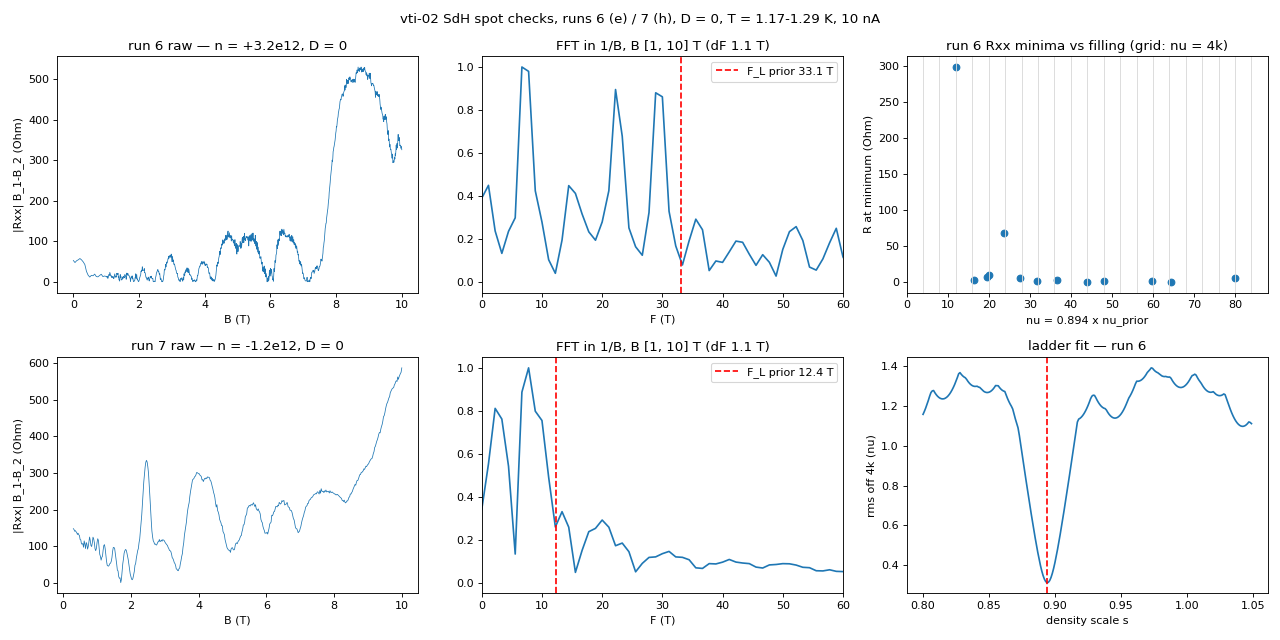

The script that drew this image:
"""Runs 6-7 — sdh-spot-check at D = 0 (run-5 cal): raw Rxx(B) first, then FFT in 1/B and the Rxx-minima filling ladder."""
from scipy.signal import find_peaks
from scipy.ndimage import gaussian_filter1d
from hera.analysis import resolve_channels, sdh_onset

spots = [(6, +3.2), (7, -1.2)]          # (run, n in 1e12 cm^-2 on the geometry-prior scale)
fig, ax = plt.subplots(2, 3, figsize=(16, 8))
ladder = {}
for k, (rid, n12) in enumerate(spots):
    r = run(rid); ch = {c.cid: c for c in resolve_channels(r.meta)}
    B = r.col("magnet_field"); I = r.col("sr0_X") / ch["sr0"].gain
    R = np.abs((r.col("sr1_X") / ch["sr1"].gain) / I); o = np.argsort(B); B, R = B[o], R[o]
    FL = float(luttinger_frequency(abs(n12) * 1e16))
    print(f"run {rid}: n = {n12:+.1f}e12 (prior scale), F_L(prior) = {FL:.1f} T; R {R.min():.1f}-{R.max():.1f} Ohm; "
          f"I {I.min()*1e9:.2f}-{I.max()*1e9:.2f} nA; |I_tg|max {np.abs(r.col('k_2400_tg_curr')).max()*1e12:.0f} pA, "
          f"|I_bg|max {np.abs(r.col('k_2400_bg_curr')).max()*1e12:.0f} pA; T {r.col('T_sample').min():.3f}-{r.col('T_sample').max():.3f} K")
    ax[k, 0].plot(B, R, lw=0.7); ax[k, 0].set_xlabel("B (T)"); ax[k, 0].set_ylabel("|Rxx| B_1-B_2 (Ohm)")
    ax[k, 0].set_title(f"run {rid} raw — n = {n12:+.1f}e12, D = 0")
    on = sdh_onset(R, B, r_full_scale=50e-6 / 10e-9); print(on.summary())
    f, sp = sdh_fft(R[:, None], B, b_range=(1.0, 10.0), nfft=4096, bg_degree=5); sp = sp[0]
    ax[k, 1].plot(f, sp / sp[f > 2].max()); ax[k, 1].axvline(FL, color="r", ls="--", label=f"F_L prior {FL:.1f} T")
    ax[k, 1].set_xlim(0, 60); ax[k, 1].set_xlabel("F (T)"); ax[k, 1].set_title(f"FFT in 1/B, B [1, 10] T (dF 1.1 T)"); ax[k, 1].legend()
    pk, _ = find_peaks(-gaussian_filter1d(R, 2), prominence=8, distance=5); pk = pk[B[pk] > 0.8]
    nuB = abs(n12) * 1e16 * cst.h / cst.e
    ladder[rid] = (B[pk], nuB / B[pk], R[pk])
# filling ladder of run-6 minima: find the density-scale s that puts nu = s * nu_prior on multiples of 4
Bm, nup, Rm = ladder[6]
ss = np.arange(0.80, 1.05, 0.001); cost = [np.sqrt(np.mean((s * nup / 4 - np.round(s * nup / 4)) ** 2)) for s in ss]
s_best = ss[int(np.argmin(cost))]; nu_true = s_best * nup
print(f"\nrun 6 minima ladder: best density scale s = {s_best:.3f} (rms {min(cost)*4:.2f} in nu) -> F_L(true) = {s_best*33.1:.1f} T")
print("  B (T):  " + "  ".join(f"{b:5.2f}" for b in Bm)); print("  nu:     " + "  ".join(f"{v:5.1f}" for v in nu_true))
present = sorted(set(int(4 * round(v / 4)) for v in nu_true)); print(f"  4k minima present: {present}; missing in 16-80: {[v for v in range(16, 84, 4) if v not in present]}")
ax[0, 2].plot(nu_true, Rm, "o"); [ax[0, 2].axvline(v, color="0.85", lw=0.8) for v in range(4, 92, 4)]
ax[0, 2].set_xlabel(f"nu = {s_best:.3f} x nu_prior"); ax[0, 2].set_ylabel("R at minimum (Ohm)"); ax[0, 2].set_title("run 6 Rxx minima vs filling (grid: nu = 4k)")
ax[1, 2].plot(ss, np.array(cost) * 4); ax[1, 2].axvline(s_best, color="r", ls="--"); ax[1, 2].set_xlabel("density scale s"); ax[1, 2].set_ylabel("rms off 4k (nu)")
ax[1, 2].set_title("ladder fit — run 6")
fig.suptitle("vti-02 SdH spot checks, runs 6 (e) / 7 (h), D = 0, T = 1.17-1.29 K, 10 nA"); fig.tight_layout(); plt.show()
